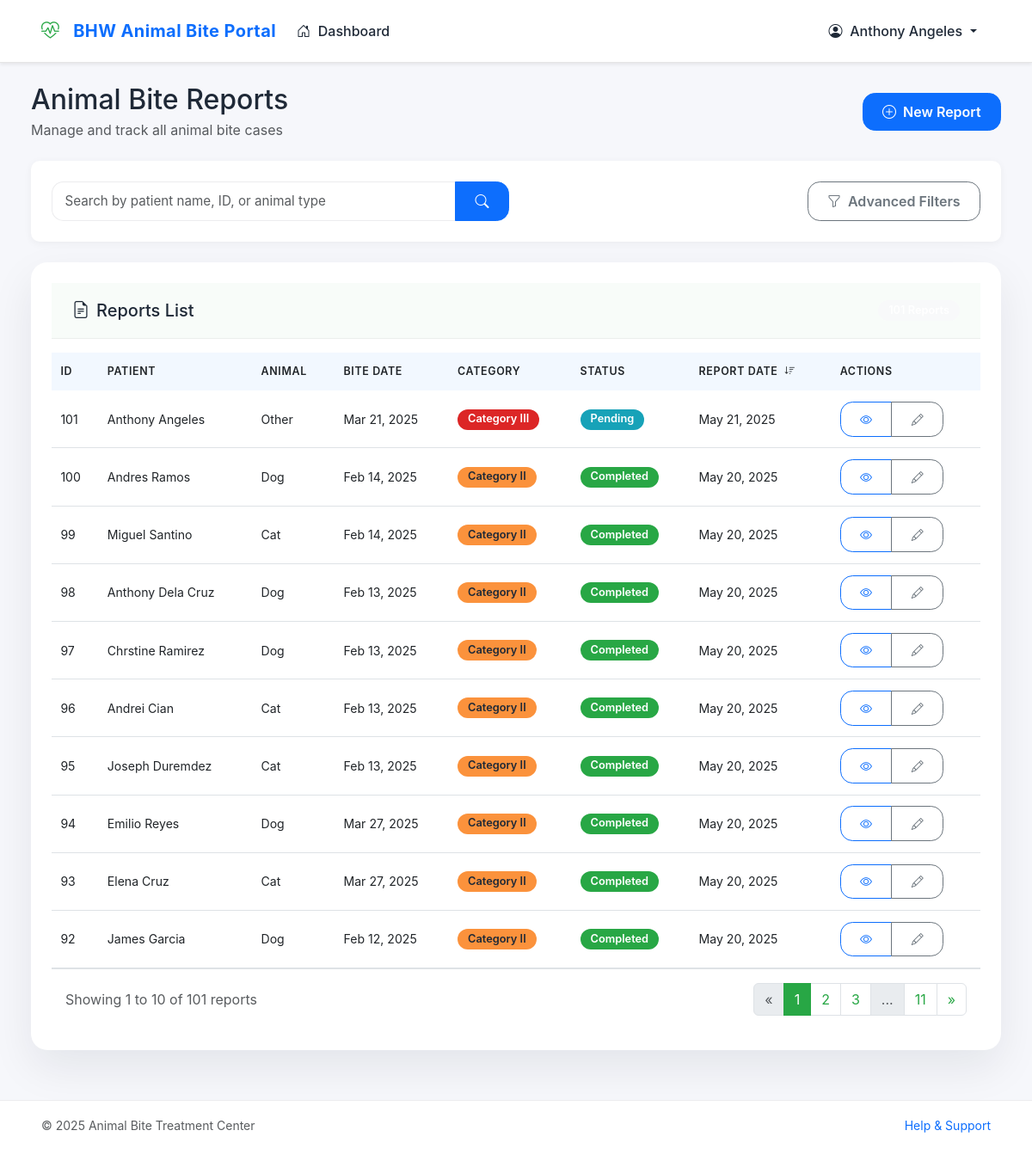
The page /src/staff/reports.php (signed in) on the database as committed earlier.
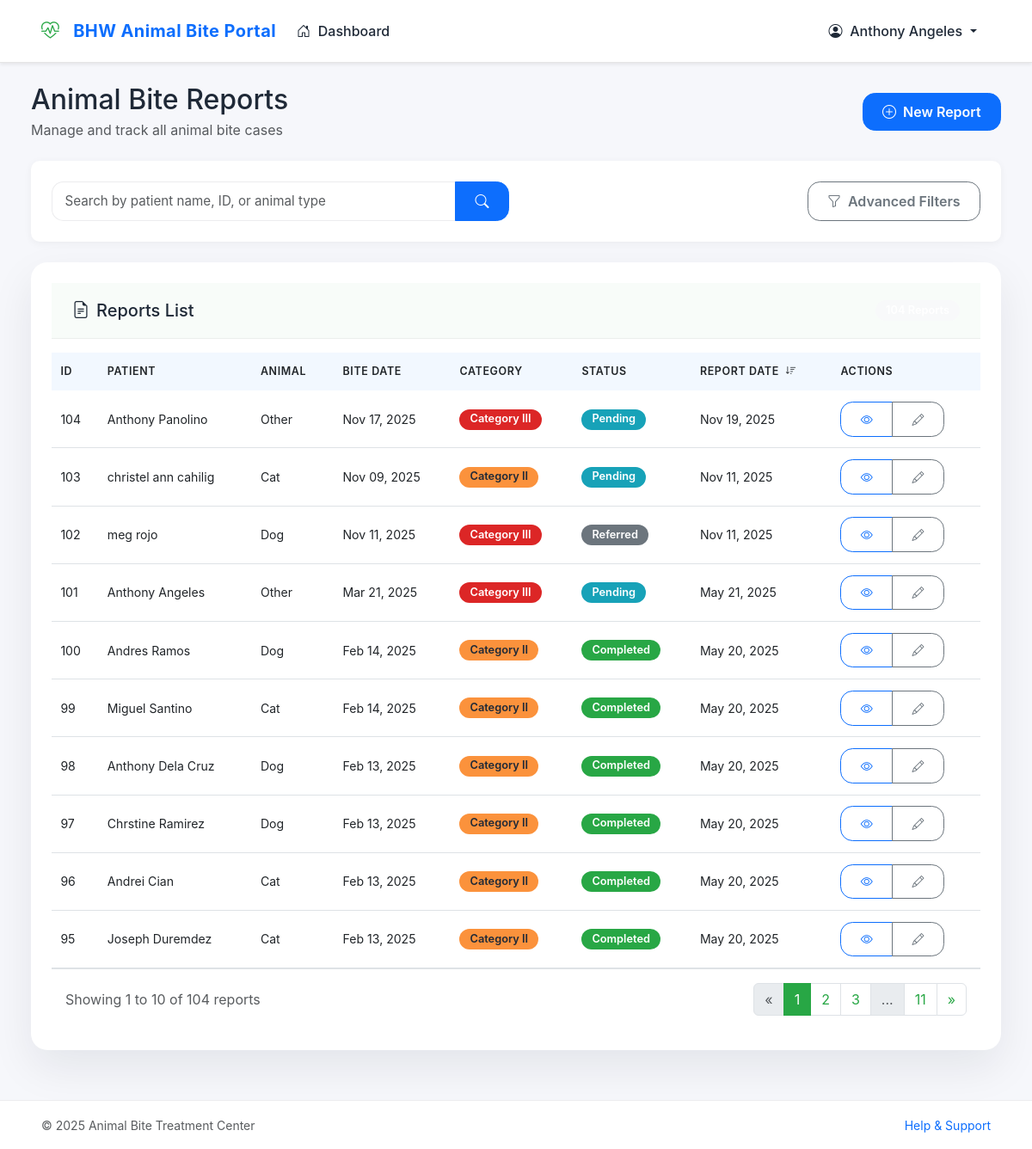
The same page on the database as committed later.
### tables this page shows
CREATE TABLE `reports` (
  `reportId` int(11) NOT NULL,
  `patientId` int(11) DEFAULT NULL,
  `staffId` int(11) DEFAULT NULL,
  `biteDate` date NOT NULL,
  `reportDate` timestamp NOT NULL DEFAULT current_timestamp(),
  `animalType` enum('Dog','Cat','Rat','Monkey','Bat','Other') NOT NULL,
  `animalOtherType` varchar(50) DEFAULT NULL,
  `animalOwnership` enum('Stray','Owned by patient','Owned by neighbor','Owned by unknown person','Unknown') NOT NULL,
  `ownerName` varchar(100) DEFAULT NULL,
  `ownerContact` varchar(20) DEFAULT NULL,
  `animalStatus` enum('Alive','Dead','Unknown') NOT NULL DEFAULT 'Unknown',
  `animalVaccinated` enum('Yes','No','Unknown') NOT NULL DEFAULT 'Unknown',
  `biteLocation` varchar(255) NOT NULL,
  `biteType` enum('Category I','Category II','Category III') NOT NULL,
  `multipleBites` tinyint(1) NOT NULL DEFAULT 0,
  `provoked` enum('Yes','No','Unknown') NOT NULL DEFAULT 'Unknown',
  `washWithSoap` tinyint(1) NOT NULL DEFAULT 0,
  `rabiesVaccine` tinyint(1) NOT NULL DEFAULT 0,
  `rabiesVaccineDate` date DEFAULT NULL,
  `antiTetanus` tinyint(1) NOT NULL DEFAULT 0,
  `antiTetanusDate` date DEFAULT NULL,
  `antibiotics` tinyint(1) NOT NULL DEFAULT 0,
  `antibioticsDetails` varchar(255) DEFAULT NULL,
  `referredToHospital` tinyint(1) NOT NULL DEFAULT 0,
  `hospitalName` varchar(255) DEFAULT NULL,
  `followUpDate` date DEFAULT NULL,
  `notes` text DEFAULT NULL,
  `status` enum('pending','in_progress','completed','referred') NOT NULL DEFAULT 'pending',
  `updated_at` timestamp NOT NULL DEFAULT current_timestamp() ON UPDATE current_timestamp()
);

### src/staff/reports.php (the view, shortened to what the changed rows need)
<?php
require_once '../conn/conn.php';
$page = isset($_GET['page']) ? (int)$_GET['page'] : 1;
$recordsPerPage = 10;
$offset = ($page - 1) * $recordsPerPage;
$query = "
    SELECT r.*,
           CONCAT(p.firstName, ' ', p.lastName) as patientName,
           CONCAT(s.firstName, ' ', s.lastName) as staffName
    FROM reports r
    LEFT JOIN patients p ON r.patientId = p.patientId
    LEFT JOIN staff s ON r.staffId = s.staffId
    WHERE 1=1
";
$countQuery = "
    SELECT COUNT(*)
    FROM reports r
    LEFT JOIN patients p ON r.patientId = p.patientId
    LEFT JOIN staff s ON r.staffId = s.staffId
    WHERE 1=1
";
$params = [];
$sortColumn = isset($_GET['sort']) ? $_GET['sort'] : 'reportDate';
$sortOrder = isset($_GET['order']) && $_GET['order'] === 'asc' ? 'ASC' : 'DESC';
$query .= " ORDER BY $sortColumn $sortOrder LIMIT $offset, $recordsPerPage";
try {
    $countStmt = $pdo->prepare($countQuery);
    $countStmt->execute($params);
    $totalRecords = $countStmt->fetchColumn();
    $totalPages = ceil($totalRecords / $recordsPerPage);
    $stmt = $pdo->prepare($query);
    $stmt->execute($params);
    $reports = $stmt->fetchAll(PDO::FETCH_ASSOC);
} catch (PDOException $e) {
    $error = "Database error: " . $e->getMessage();
    $reports = [];
    $totalRecords = 0;
    $totalPages = 1;
    $animalTypes = [];
}
function buildUrl($newParams = []) {
    $params = $_GET;
    foreach ($newParams as $key => $value) {
        if ($value === null) {
            unset($params[$key]);
        } else {
            $params[$key] = $value;
        }
    }
    return 'reports.php?' . http_build_query($params);
}
function buildSortUrl($column) {
    $currentSort = isset($_GET['sort']) ? $_GET['sort'] : 'reportDate';
    $currentOrder = isset($_GET['order']) ? $_GET['order'] : 'desc';
    $newOrder = ($currentSort === $column && $currentOrder === 'desc') ? 'asc' : 'desc';
    return buildUrl(['sort' => $column, 'order' => $newOrder]);
}
function getSortIcon($column) {
    $currentSort = isset($_GET['sort']) ? $_GET['sort'] : 'reportDate';
    $currentOrder = isset($_GET['order']) ? $_GET['order'] : 'desc';
    if ($currentSort === $column) {
        return $currentOrder === 'asc' ? '<i class="bi bi-sort-up-alt ms-1"></i>' : '<i class="bi bi-sort-down ms-1"></i>';
    }
    return '<i class="bi bi-sort ms-1 text-muted"></i>';
}
?>
<!DOCTYPE html>
<html lang="en">
<head>
    <link href="https://cdn.jsdelivr.net/npm/bootstrap@5.3.0/dist/css/bootstrap.min.css" rel="stylesheet">
    <link rel="stylesheet" href="https://cdn.jsdelivr.net/npm/bootstrap-icons@1.11.1/font/bootstrap-icons.css">
</head>
<body>
  <?php $activePage = 'reports'; include 'navbar.php'; ?>
    <div class="reports-container">
        <div class="d-flex justify-content-between align-items-center mb-4">
            <div>
                <h2 class="mb-1">Animal Bite Reports</h2>
            </div>
        </div>
        <div class="content-card">
            <div class="content-card-body p-0">
                <?php if (count($reports) > 0): ?>
                <div class="table-responsive">
                    <table class="table table-hover mb-0">
                        <thead>
                            <tr>
                                <th onclick="window.location.href='<?php echo buildSortUrl('reportId'); ?>'">
                                    ID <?php echo getSortIcon('reportId'); ?>
                                </th>
                                <th onclick="window.location.href='<?php echo buildSortUrl('patientName'); ?>'">
                                    Patient <?php echo getSortIcon('patientName'); ?>
                                </th>
                                <th onclick="window.location.href='<?php echo buildSortUrl('animalType'); ?>'">
                                    Animal <?php echo getSortIcon('animalType'); ?>
                                </th>
                                <th onclick="window.location.href='<?php echo buildSortUrl('biteDate'); ?>'">
                                    Bite Date <?php echo getSortIcon('biteDate'); ?>
                                </th>
                                <th onclick="window.location.href='<?php echo buildSortUrl('biteType'); ?>'">
                                    Category <?php echo getSortIcon('biteType'); ?>
                                </th>
                                <th onclick="window.location.href='<?php echo buildSortUrl('status'); ?>'">
                                    Status <?php echo getSortIcon('status'); ?>
                                </th>
                                <th onclick="window.location.href='<?php echo buildSortUrl('reportDate'); ?>'">
                                    Report Date <?php echo getSortIcon('reportDate'); ?>
                                </th>
                                <th>Actions</th>
                            </tr>
                        </thead>
                        <tbody>
                            <?php foreach ($reports as $report): ?>
                            <tr>
                                <td><?php echo $report['reportId']; ?></td>
                                <td><?php echo htmlspecialchars($report['patientName'] ?? 'Unknown'); ?></td>
                                <td><?php echo htmlspecialchars($report['animalType'] ?? 'Unknown'); ?></td>
                                <td><?php echo isset($report['biteDate']) ? date('M d, Y', strtotime($report['biteDate'])) : 'N/A'; ?></td>
                                <td>
                                    <?php
                                        $biteType = $report['biteType'] ?? 'Category II';
                                        $biteTypeClass = 'badge-' . strtolower(str_replace(' ', '-', $biteType));
                                        echo '<span class="badge ' . $biteTypeClass . '">' . $biteType . '</span>';
                                    ?>
                                </td>
                                <td>
                                    <?php
                                        $status = $report['status'] ?? 'pending';
                                        $statusClass = 'badge-' . str_replace('_', '-', strtolower($status));
                                        echo '<span class="badge ' . $statusClass . '">' . ucfirst(str_replace('_', ' ', $status)) . '</span>';
                                    ?>
                                </td>
                                <td><?php echo isset($report['reportDate']) ? date('M d, Y', strtotime($report['reportDate'])) : 'N/A'; ?></td>
                                <td>
                                    <div class="btn-group">
                                        <a href="view_report.php?id=<?php echo $report['reportId']; ?>" class="btn btn-sm btn-outline-primary">
                                            <i class="bi bi-eye"></i>
                                        </a>
                                        <a href="edit_report.php?id=<?php echo $report['reportId']; ?>" class="btn btn-sm btn-outline-secondary">
                                            <i class="bi bi-pencil"></i>
                                        </a>
                                    </div>
                                </td>
                            </tr>
                            <?php endforeach; ?>
                        </tbody>
                    </table>
                </div>
                <?php if ($totalPages > 1): ?>
                <div class="d-flex justify-content-between align-items-center p-3 border-top">
                    <div>
                        <span class="text-muted">Showing <?php echo $offset + 1; ?> to <?php echo min($offset + $recordsPerPage, $totalRecords); ?> of <?php echo $totalRecords; ?> reports</span>
                    </div>
                    <nav aria-label="Page navigation">
                        <ul class="pagination mb-0">
                            <li class="page-item <?php echo $page <= 1 ? 'disabled' : ''; ?>">
                                <a class="page-link" href="<?php echo buildUrl(['page' => $page - 1]); ?>" aria-label="Previous">
                                    <span aria-hidden="true">&laquo;</span>
                                </a>
                            </li>
                            <?php
                            $startPage = max(1, $page - 2);
                            $endPage = min($totalPages, $page + 2);
                            for ($i = $startPage; $i <= $endPage; $i++) {
                                echo '<li class="page-item ' . ($page == $i ? 'active' : '') . '"><a class="page-link" href="' . buildUrl(['page' => $i]) . '">' . $i . '</a></li>';
                            }
                            if ($endPage < $totalPages) {
                                if ($endPage < $totalPages - 1) {
                                    echo '<li class="page-item disabled"><span class="page-link">...</span></li>';
                                }
                                echo '<li class="page-item"><a class="page-link" href="' . buildUrl(['page' => $totalPages]) . '">' . $totalPages . '</a></li>';
                            }
                            ?>
                            <li class="page-item <?php echo $page >= $totalPages ? 'disabled' : ''; ?>">
                                <a class="page-link" href="<?php echo buildUrl(['page' => $page + 1]); ?>" aria-label="Next">
                                    <span aria-hidden="true">&raquo;</span>
                                </a>
                            </li>
                        </ul>
                    </nav>
                </div>
                <?php endif; ?>
                <?php endif; ?>
            </div>
        </div>
    </div>
</body>
</html>

Rows that differ between the two databases and show on the page:
no longer on this page (row unchanged): reports: reportId "94", patientName "Emilio Reyes", animalType "Dog", biteDate "Mar 27, 2025", biteType "Category II", status "Completed", reportDate "May 20, 2025"
no longer on this page (row unchanged): reports: reportId "93", patientName "Elena Cruz", animalType "Cat", biteDate "Mar 27, 2025", biteType "Category II", status "Completed", reportDate "May 20, 2025"
no longer on this page (row unchanged): reports: reportId "92", patientName "James Garcia", animalType "Dog", biteDate "Feb 12, 2025", biteType "Category II", status "Completed", reportDate "May 20, 2025"
added reports: reportId "104", patientName "Anthony Panolino", animalType "Other", biteDate "Nov 17, 2025", biteType "Category III", status "Pending", reportDate "Nov 19, 2025"
added reports: reportId "103", patientName "christel ann cahilig", animalType "Cat", biteDate "Nov 09, 2025", biteType "Category II", status "Pending", reportDate "Nov 11, 2025"
added reports: reportId "102", patientName "meg rojo", animalType "Dog", biteDate "Nov 11, 2025", biteType "Category III", status "Referred", reportDate "Nov 11, 2025"
Other text that changed with them:
$totalRecords: "101" → "104"
